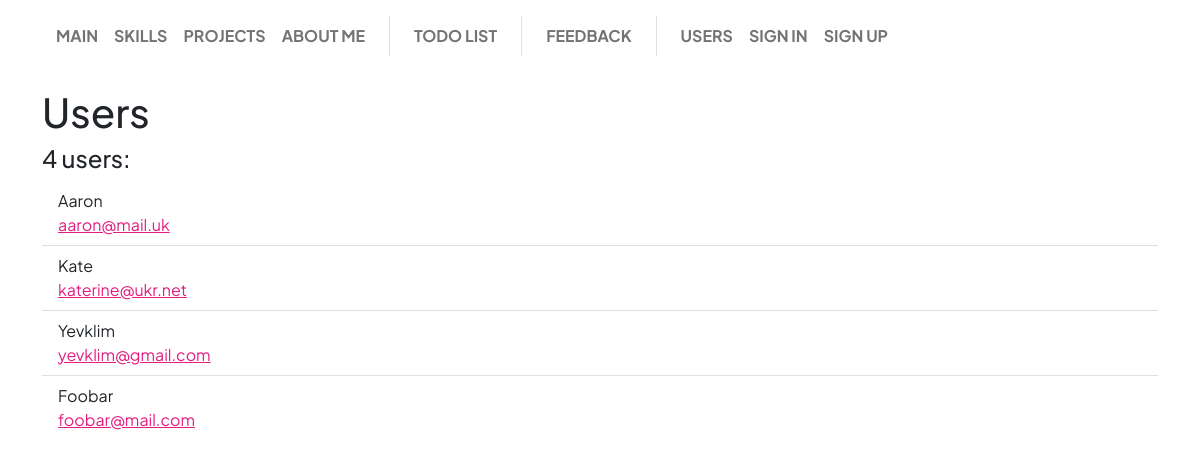
The page /user/list on the database its author committed.
### app/user/models.py (models this page shows, shortened)
class User(db.Model, UserMixin):
    __tablename__ = "user"
    id = Column(Integer, primary_key=True)
    username = Column(String(20), unique=True, nullable=False)
    email = Column(String(120), unique=True, nullable=False)
    image_file = Column(String(20), nullable=False, default="default.jpg")
    about_me = Column(String(512), nullable=True, default="")
    last_seen = Column(DateTime(True), nullable=True)
    password_hash = Column(String(128))
    @property
    def password(self):
        """
        Password cannot be accessed
        """
        raise AttributeError("password is not a readable attribute")

### app/user/views.py (the view)
@user_blueprint.route('/list')
def list():
    all_users = User.query.all()
    return render_template("user/list.html", all_users=all_users)

### app/base/menu.py (called while the page is built)
@base_blueprint.app_context_processor
def inject_menu():
    return dict(menu=__menu__.__iter__(), menu_separator=__separator__)

    @property
    def url(self):
        return url_for(self.endpoint)

    @property
    def visible(self):
        return not self.visibility_lambda or self.visibility_lambda()

### app/user/views.py (called while the page is built)
@user_blueprint.after_request
def user_last_seen_update(response):
    if current_user and current_user.is_authenticated:
        current_user.last_seen = datetime.now()
        db.session.commit()
    return response

### app/user/templates/user/list.html (shortened to what this page needs)
{% extends "base/base.html" %}
{% block page_body %}
<h1>Users</h1>
{% if all_users.__len__() > 0 %}
<h4>
    {{ all_users.__len__() }} users:
</h4>
<ul class="list-group list-group-flush">
    {% for user in all_users %}
    <li class="list-group-item">
        <span> {{ user["username"] }} </span>
        <br/>
        <a class="text-secondary" href="mailto:{{ user['email'] }}"> {{ user["email"] }} </a>
    </li>
    {% endfor%}
</ul>
{% else %}
<h4>
    No users
</h4>
{% endif %}
{% endblock %}

### app/base/templates/base/base.html (shortened to what this page needs)
<!DOCTYPE html>
<html lang="en">
<head>
    {% block page_styles %}
    <link href="{{ url_for('base.static', filename='css/bootstrap.min.css') }}" rel="stylesheet">
    <link href="{{ url_for('base.static', filename='css/bootstrap-theme.css') }}" rel="stylesheet">
    <link href="{{ url_for('base.static', filename='css/custom.css') }}" rel="stylesheet">
    {% endblock %}
</head>
<body class="min-vh-100 d-flex flex-column">
    {% include "base/base_nav.html" %}
    <div class="container flex-grow-1 mt-3">
        {% block page_body %}{% endblock %}
    </div>
</body>
</html>

### app/base/templates/base/base_nav.html (shortened to what this page needs)
<nav class="navbar navbar-expand-lg position-sticky-lg top-0 z-3 navbar-light bg-transparent py-3">
  <div class="container-fluid px-5">
    <div class="collapse navbar-collapse" id="collapsableContent">
      <ul class="navbar-nav me-auto mb-2 mb-lg-0 fw-bolder bg-white rounded">
        {%for item in menu %}
          {% if item == menu_separator %}
            <li class="border-top border-top-lg-0 border-start-lg mx-lg-3 nav-sep"></li>
          {% elif item.visible %}
            <li class="nav-item">
              <a class="nav-link" href="{{ item.url }}"> {{ item.name | upper }} </a>
            </li>
          {% endif %}
        {% endfor %}
      </ul>
    </div>
  </div>
</nav>

### app/base/static/css/custom.css (style rules this page uses)
@media (min-width: 992px) { .position-sticky-lg { position: sticky !important; } }

### rows shown on the page
User: username "Aaron", email "aaron@mail.uk"
User: username "Kate", email "katerine@ukr.net"
User: username "Yevklim", email "yevklim@gmail.com"
User: username "Foobar", email "foobar@mail.com"

### other values the page prints
{{ item.name | upper }} "MAIN" "SKILLS" "PROJECTS" "ABOUT ME" "TODO LIST" "FEEDBACK" "USERS" "SIGN IN" "SIGN UP"
{{ all_users.__len__() }} "4"
